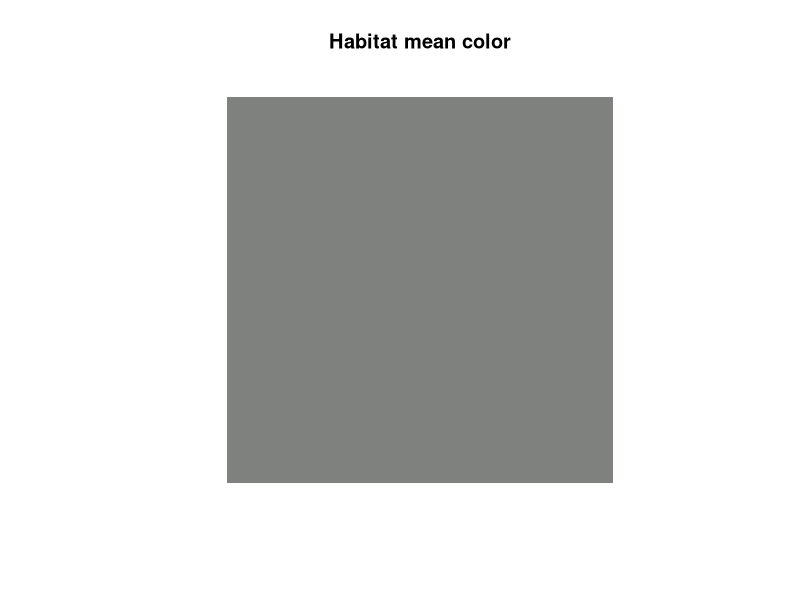
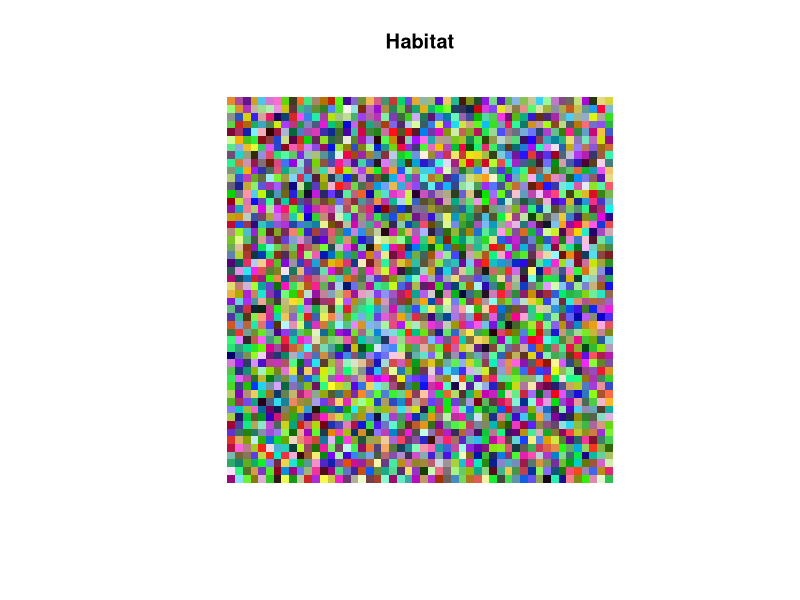
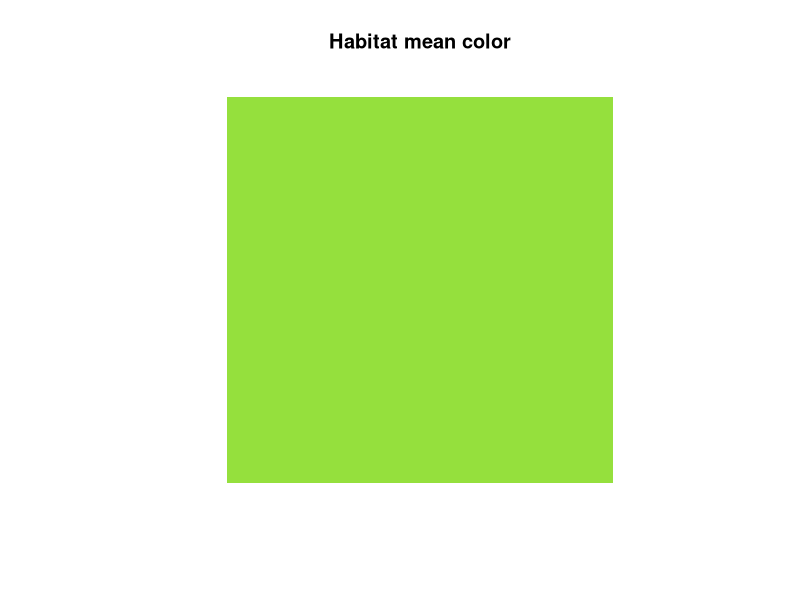
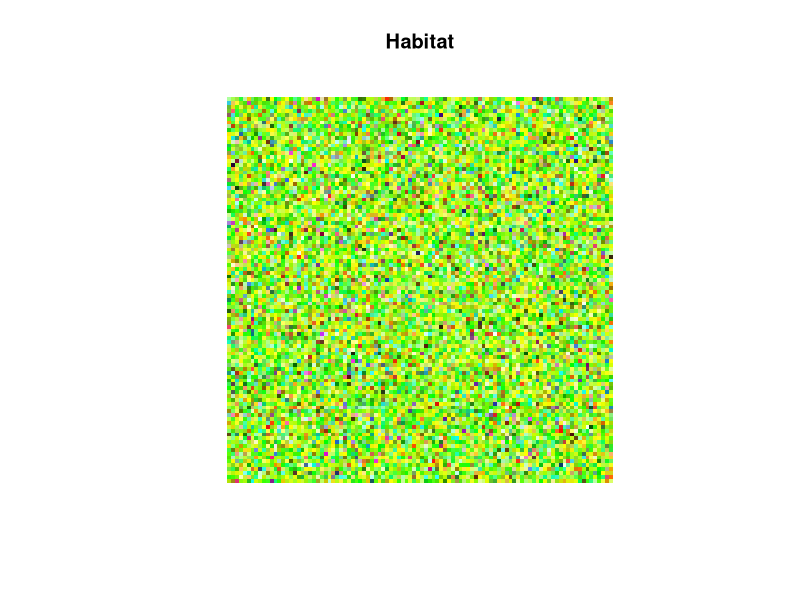
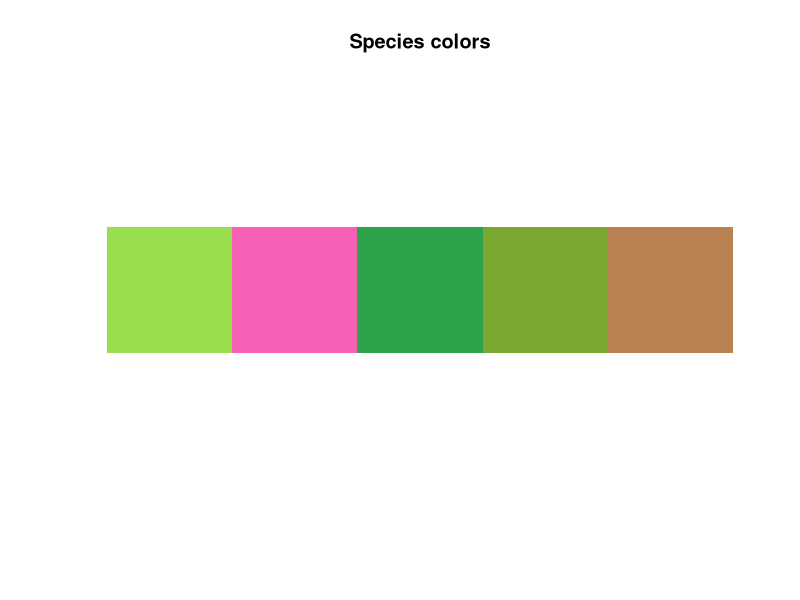
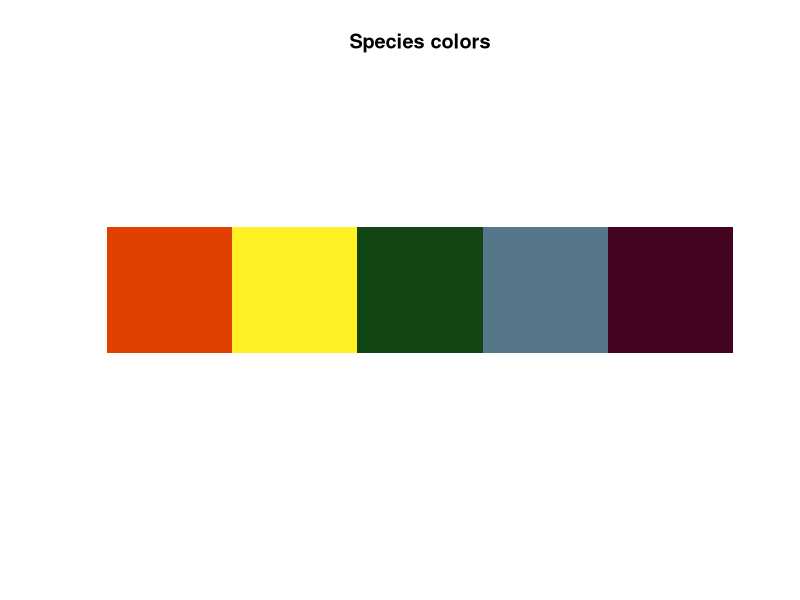
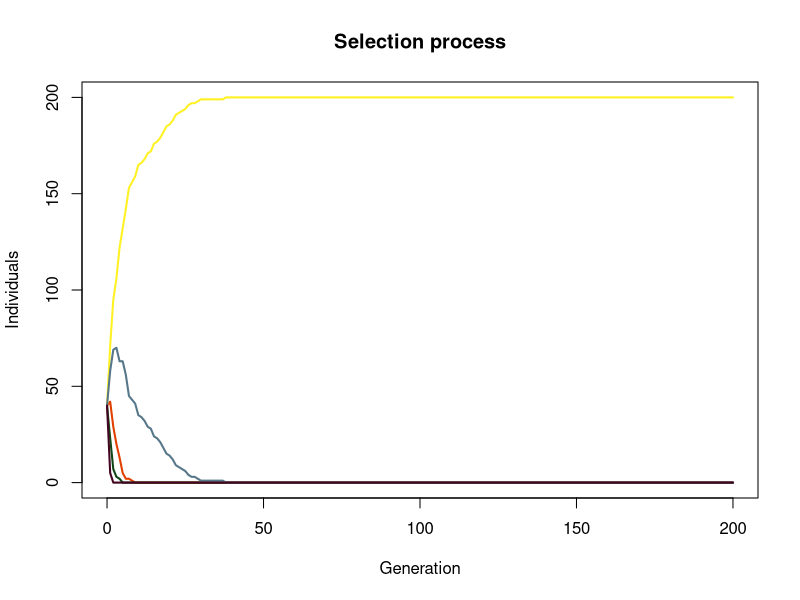
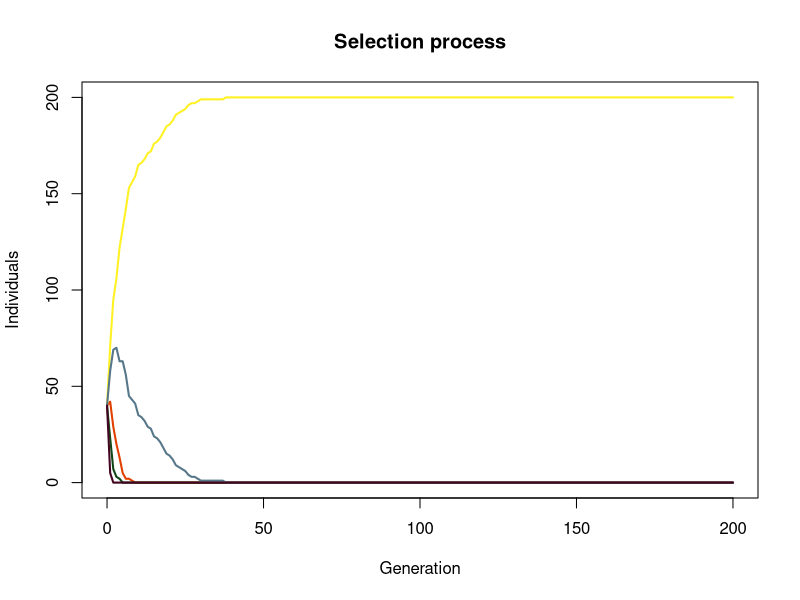

Write R code to recreate these figures, in order.
###### Ecology Lab: Natural selection simulation

### Clear everything
rm(list=ls())
#############

############# Function building #############

### Visualize main color
display_main_color <- function(main_color){
  plot(NULL, xlim = c(0,1), ylim = c(0,1), axes = FALSE, xlab = "", ylab = "", asp = 1)
  rect(0, 0, 1, 1, col = rgb(main_color[1], main_color[2], main_color[3]), border = NA)
  title(main = "Habitat mean color")
}

#### Visualize patches, origin (1,1) at left lower corner
Draw_habitat <- function(habitat){
  
  len_x <- habitat$x[nrow(habitat)]
  len_y <- habitat$y[nrow(habitat)]
  
  plot(
    NULL, 
    xlim = c(0.5, len_x + 0.5), 
    ylim = c(0.5, len_y + 0.5),
    xlab = "", ylab = "", 
    axes = FALSE, asp = 1
  )
  for (i in 1:nrow(habitat)) {
    rect(
      habitat$x[i] - 0.5, habitat$y[i] - 0.5,
      habitat$x[i] + 0.5, habitat$y[i] + 0.5,
      col = habitat$col_code[i],
      border = NA 
    )
  }
  title(main = "Habitat")
}

#### Patch building: fully random
Random_patch <- function(seed, len_x, len_y){
  ## Fix draw results (number changeable)
  set.seed(seed)
  ### Patch building
  habitat <- within(
    data.frame(
      x = rep(1:len_x, each = len_y),
      y = rep(1:len_y, times = len_x),
      R = runif(len_x * len_y, 0, 1),
      G = runif(len_x * len_y, 0, 1),
      B = runif(len_x * len_y, 0, 1)
    ), {
      col_code <- rgb(R, G, B)
    }
  )
  Main_color <- colMeans(habitat[, c("R", "G", "B")])
  set.seed(NULL)
  display_main_color(main_color = Main_color)
  Habitat <- list(habitat = habitat, main_color = Main_color)
  Draw_habitat(habitat = habitat)
  return(Habitat)
}

#### Patch building: major color
Major_color <- function(seed, len_x, len_y, homo = 2){
  ## Fix draw results (number changeable)
  set.seed(seed)
  ### Draw a major color
  major_R <- runif(1, 0.1, 0.9)
  major_G <- runif(1, 0.1, 0.9)
  major_B <- runif(1, 0.1, 0.9)
  ## Fix draw results (optional, number changeable)
  set.seed(seed)
  ### Patch building
  habitat <- within(
    data.frame(
      x = rep(1:len_x, each = len_y),
      y = rep(1:len_y, times = len_x),
      R = rbeta(len_x * len_y, major_R * homo, (1-major_R) * homo),
      G = rbeta(len_x * len_y, major_G * homo, (1-major_G) * homo),
      B = rbeta(len_x * len_y, major_B * homo, (1-major_B) * homo)
    ), {
      col_code <- rgb(R, G, B)
    }
  )
  Main_color <- colMeans(habitat[, c("R", "G", "B")])
  set.seed(NULL)
  display_main_color(main_color = Main_color)
  Habitat <- list(habitat = habitat, main_color = Main_color)
  Draw_habitat(habitat = habitat)
  return(Habitat)
}

### Function: display species traits function
display_species_color <- function(species_trait){
  plot(NULL, xlim = c(0, nrow(species_trait)), ylim = c(0, 1),
       axes = FALSE, xlab = "", ylab = "", asp = 1)
  for (i in 1:nrow(species_trait)) {
    rect(i - 1, 0, i, 1, col = species_trait$col_code[i], border = NA)
  }
  title(main = "Species colors")
}

### Function: species trait decision
Species_trait <- function(N, seed){
  ## Fix draw results (optional, number changeable)
  set.seed(seed)
  ### Draw species trait
  species_trait <- within(
    data.frame(species_number = c(1:N),
               R = runif(N, 0, 1),
               G = runif(N, 0, 1),
               B = runif(N, 0, 1)), {
                 col_code <- rgb(R, G, B)
               })
  display_species_color(species_trait)
  return(species_trait)
}

### Function: manually decide species trait
Manual_species_trait <- function(hexcode_vector){
  # Convert the hex code to RGB values
  species_trait <- as.data.frame(t(col2rgb(hexcode_vector)/255))
  species_trait <- setNames(species_trait, c("R", "G", "B"))
  species_number <- c(1:nrow(species_trait))
  species_trait <- cbind(species_number, species_trait)
  species_trait$col_code <- hexcode_vector
  display_species_color(species_trait)
  return(species_trait)
}

### Function: dispersal
dispersal <- function(sp_pop, len_x, len_y){
  sp <- rep(sp_pop$species_number, sp_pop$individuals)
  position <- sample((len_x - 2) * (len_y - 2), length(sp))
  pos_x <- position %% (len_x - 2) + 1
  pos_y <- position %/% (len_x - 2) + 1
  disp_df <- data.frame(sp, pos_x, pos_y)
  return(disp_df)
}

### Function: predation
predation <- function(sp_disp, habitat, species_trait, pred_intensity, fitness_varience){
  
  ## Add species traits
  color_df <- merge(sp_disp, species_trait,
                    by.x = "sp", by.y = "species_number", all.x = TRUE)
  color_df$consp <- -100
  
  ## Calculate conspicuousness
  for (i in 1:nrow(color_df)) {
    target_x <- color_df$pos_x[i]
    target_y <- color_df$pos_y[i]
    ## Surrounding patch color 
    neighbors <- subset(habitat,
                        x >= target_x - 1 & x <= target_x + 1 & y >= target_y - 1 & y <= target_y + 1)
    neighbors_9 <- as.matrix(neighbors[, c("R", "G", "B")])
    ### Target trait
    target_rgb <- color_df[i, c("R", "G", "B")]
    ### Target color difference with surrounding patches
    trait_diff <- sum((neighbors_9 - matrix(as.numeric(target_rgb), nrow(neighbors), 3, byrow = TRUE))^2)
    ### Color variance of surrounding patches
    mean_color <- colMeans(neighbors[, c("R", "G", "B")])
    patch_mess <- sum((neighbors_9 - matrix(mean_color, nrow(neighbors), 3, byrow = TRUE))^2)
    
    ### Conspicuousness calculation
    consp_level <- trait_diff / patch_mess
    color_df$consp[i] <- consp_level
  }
  
  ### Predation
  
  pred_prob <- function(consp, pred_int, fit_var){
    (1 / (1 + exp(fit_var * (100 / (pred_int) - consp)))) * (consp >= 0)
  }
  color_df$pred_prob <- pred_prob(consp = color_df$consp, pred_int = pred_intensity, fit_var = fitness_varience)
  color_df$pred_decision <- runif(nrow(color_df))
  color_df$survive <- color_df$pred_decision - color_df$pred_prob
  color_df <- color_df[color_df$survive > 0, ]
  
  sp_abund <- as.data.frame(table(color_df$sp))
  colnames(sp_abund) <- c("species_number", "individuals")
  
  return(sp_abund)
  
}


### Function: reproduction
reproduction <- function(sp_pop, ini_pop){
  r <- ini_pop * nrow(sp_pop) / sum(sp_pop$individuals)
  sp_pop$individuals <- round(sp_pop$individuals * r)
  return(sp_pop)
}

#### Function: plot selection process
Selection_process <- function(pop_process){
  species <- unique(pop_process$sp)
  plot(NA, xlim = range(pop_process$generation),
       ylim = range(pop_process$individuals),
       xlab = "Generation",
       ylab = "Individuals")
  for (s in species) {
    dat <- subset(pop_process, species_number == s)
    lines(dat$generation, dat$individuals, col = dat$col_code[1], lwd = 2)
  }
  title(main = "Selection process")
}

### Simulation function
Natural_selection <- function(habitat, species_traits, ini_pop, gen, pred_intensity, fitness_varience){
  
  Habitat <- habitat$habitat
  len_x <- Habitat$x[nrow(Habitat)]
  len_y <- Habitat$y[nrow(Habitat)]
  
  if(nrow(species_traits) * ini_pop > (len_x - 2) * (len_y - 2)){
    cat("Number of individuals larger than number of available patches.\nPlease change habitat size or initial individual number per species.")
    return("Error in parameters settings.")
  }
  
  Sp_Pop <- data.frame(species_number = c(1:nrow(species_traits)),
                       individuals = ini_pop)
  pop_process <- cbind(generation = 0, Sp_Pop)
  
  
  ### True random simulation results
  set.seed(NULL)
  
  for (g in 1:gen) {
    Sp_Disp <- dispersal(sp_pop = Sp_Pop, len_x = len_x, len_y = len_y)
    Sp_Pop <- predation(sp_disp = Sp_Disp, habitat = Habitat, species_trait = species_traits, pred_intensity = pred_intensity, fitness_varience = fitness_varience)
    Sp_Pop <- reproduction(sp_pop = Sp_Pop, ini_pop = ini_pop)
    
    ### save results
    pop_process <- rbind(pop_process, cbind(generation = g, Sp_Pop))
  }
  
  pop_process <- merge(pop_process, species_traits[, c("species_number", "col_code")],
                       by.x = "species_number", by.y = "species_number", all.x = TRUE)
  pop_process <- pop_process[order(pop_process$generation, pop_process$sp), ]
  
  selection <- list(Habitat = Habitat, Main_color = habitat$main_color, Pop_Process = pop_process, Species_Trait = species_traits)
  
  Selection_process(pop_process = pop_process)
  
  return(selection)
}
#############

############# Habitat and Species trait decision #############

### Uniform patch color
Habitat <- Random_patch(seed = 420, len_x = 50, len_y = 50)
### Habitat with certain patch mean color
Habitat <- Major_color(seed = 420, len_x = 100, len_y = 100)
### Species colors: draw
Species_Traits <- Species_trait(N = 5, seed = 420)
### Manually decide species colors
Species_Traits <- Manual_species_trait(c("#E04000", "#FFF123", "#114514", "#567789", "#420420"))

############# Parameter settings #############
Parameters <- list(
  ### Habitat
  habitat <- Habitat,
  ### Species traits
  species_traits <- Species_Traits,
  ### Number of individuals per species (must be an integer)
  ini_pop <- 40,
  ### Generations (must be integer)
  gen <- 200,
  pred_intensity <- 20, 
  fitness_varience <- 5
)
#############

############# Execute simulation: natural selection #############
Results <- do.call(Natural_selection, Parameters)

############# PLotting #############

#### Plot selection process
Selection_process(Results$Pop_Process)

#### Plot habitat
Draw_habitat(habitat = Results$Habitat)

#### Plot mean color
display_main_color(main_color = Results$Main_color)

#### Plot species traits
display_species_color(species_trait = Results$Species_Trait)


